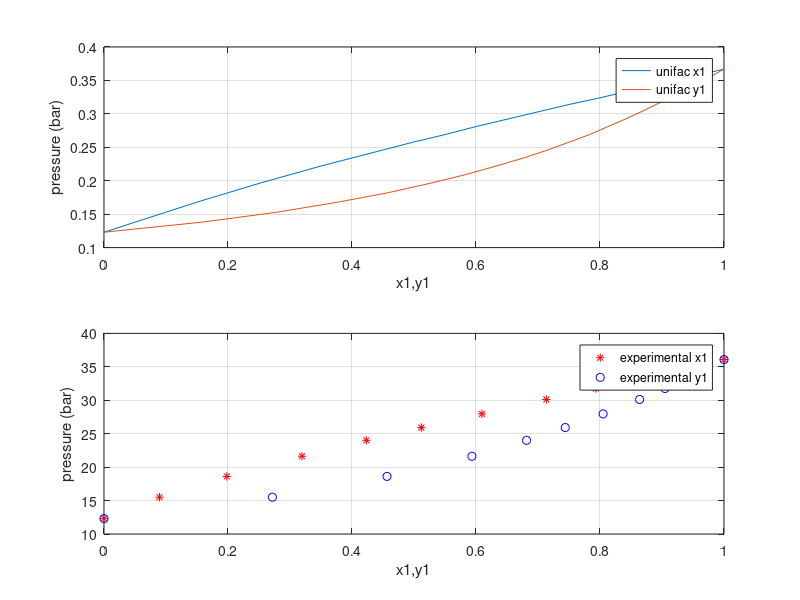

Source code (MATLAB):
x_u = 0:0.05:1; % unifac model
y_u = [0 0.15755 0.27973 0.37754 0.45786 0.52524 0.58279 0.63273 0.67667 0.71582 0.75111 0.78326 0.81285 0.84033 0.86611 0.89049 0.91376 0.93614 0.95785 0.97908 1]
P_u = [0.123 0.138 0.153 0.168 0.182 0.196 0.209 0.222 0.234 0.246 0.258 0.269 0.281 0.292 0.303 0.314 0.324 0.335 0.346 0.356 0.367]

x_e = [0 0.0895 0.1981 0.3193 0.4232 0.5119 0.6096 0.7135 0.7934 0.9102 1]; % experimental data
y_e = [0 0.2716 0.4565 0.5934 0.6815 0.7440 0.8050 0.8639 0.9048 0.9590 1];
P_e = [12.3 15.51 18.61 21.63 24.01 25.92 27.96 30.12 31.75 34.15 36.09];

subplot(2,1,1)
plot(x_u,P_u,y_u,P_u)
xlabel('x1,y1')
ylabel('pressure (bar)')
legend('unifac x1', 'unifac y1')
grid
subplot(2,1,2)
plot(x_e,P_e,'r*',y_e,P_e,'bo')
xlabel('x1,y1')
ylabel('pressure (bar)')
legend('experimental x1' ,'experimental y1')
grid
